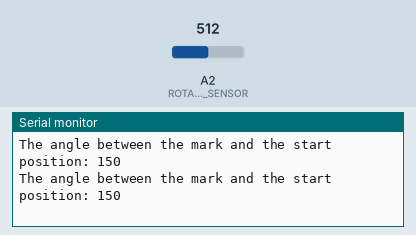
Recording of a sketch running on a simulated Arduino Uno, built with avr-gcc and run on an emulated ATmega328P. Parts: the last lines printed to the serial monitor. The test bench sets the inputs (shaded band); at power-on: A2 (ROTARY_ANGLE_SENSOR) = 512.

Above: at 1.3 s.
1.4 s: A2 (ROTARY_ANGLE_SENSOR) set to 716
At 1.9 s:
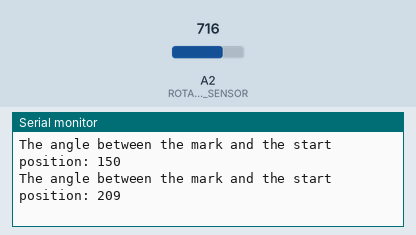
2.9 s: A2 (ROTARY_ANGLE_SENSOR) set to 900
At 3.4 s:
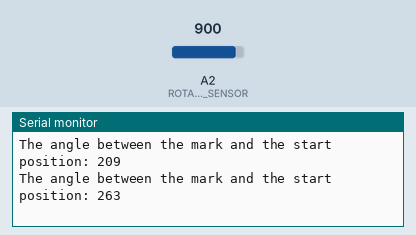
Timing chart, 0 to 5.9 s (numbered marks = the images above; inputs shaded):
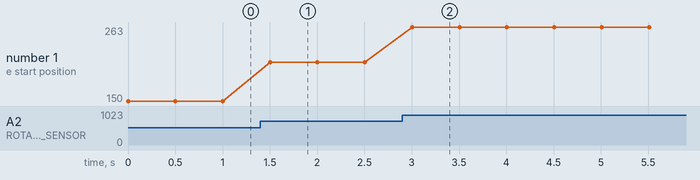

Measured:
- after the input at 1.4 s, the serial monitor: prints a new line after 0.10 s (image 1)
- after the input at 2.9 s, the serial monitor: prints a new line after 0.11 s (image 2)
- plotted number 1: 150 → 209 after the input at 1.4 s, 209 → 263 after the input at 2.9 s

The sketch:

Using_A_Potentiometer_To_Measure_An_Angle.ino
```cpp
#define ROTARY_ANGLE_SENSOR A2 //Use analog pin A2 for the Rotary Angle Sensor
#define ADC_REF 3.3 //Rreference voltage of ADC is 3.3v
#define FULL_ANGLE 300.0 //Full value of the rotary angle is 300 degrees

void setup()
{
  //Start the serial connection
  Serial.begin(9600);
}

void loop()
{
  //Read the value of the rotary angle sensor in degrees
  int degrees = getDegrees();

  //Output it to the serial monitor
  Serial.print("The angle between the mark and the start position: ");
  Serial.println(degrees);

  //The delay between readings
  delay(500);
}

int getDegrees()
{
  //Read the raw sensor value
  int sensor_value = analogRead(ROTARY_ANGLE_SENSOR);

  //Convert the sensor reading to degrees and return that value
  float voltage = (float)sensor_value * ADC_REF / 1023;
  float degrees = (voltage * FULL_ANGLE) / ADC_REF;
  return degrees;
}
```
